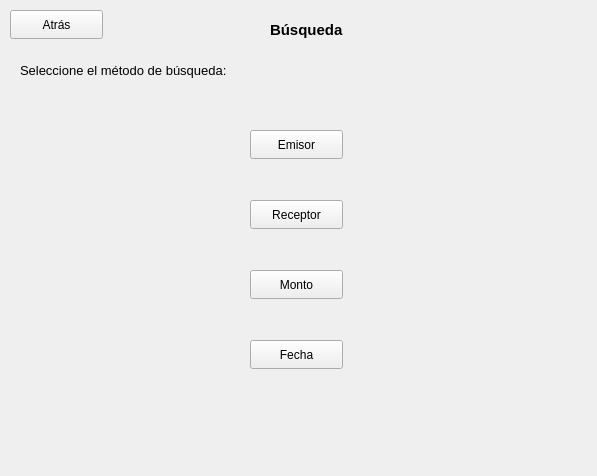
<?xml version="1.0" encoding="UTF-8"?>
<ui version="4.0">
 <class>Busqueda</class>
 <widget class="QWidget" name="Busqueda">
  <property name="geometry">
   <rect>
    <x>0</x>
    <y>0</y>
    <width>597</width>
    <height>476</height>
   </rect>
  </property>
  <property name="windowTitle">
   <string>Form</string>
  </property>
  <widget class="QLabel" name="label">
   <property name="geometry">
    <rect>
     <x>270</x>
     <y>20</y>
     <width>91</width>
     <height>20</height>
    </rect>
   </property>
   <property name="font">
    <font>
     <pointsize>11</pointsize>
     <bold>true</bold>
    </font>
   </property>
   <property name="text">
    <string>Búsqueda</string>
   </property>
  </widget>
  <widget class="QLabel" name="label_2">
   <property name="geometry">
    <rect>
     <x>20</x>
     <y>60</y>
     <width>271</width>
     <height>20</height>
    </rect>
   </property>
   <property name="font">
    <font>
     <pointsize>10</pointsize>
    </font>
   </property>
   <property name="text">
    <string>Seleccione el método de búsqueda:</string>
   </property>
  </widget>
  <widget class="QPushButton" name="btn_emisor">
   <property name="geometry">
    <rect>
     <x>250</x>
     <y>130</y>
     <width>93</width>
     <height>29</height>
    </rect>
   </property>
   <property name="text">
    <string>Emisor</string>
   </property>
  </widget>
  <widget class="QPushButton" name="btn_receptor">
   <property name="geometry">
    <rect>
     <x>250</x>
     <y>200</y>
     <width>93</width>
     <height>29</height>
    </rect>
   </property>
   <property name="text">
    <string>Receptor</string>
   </property>
  </widget>
  <widget class="QPushButton" name="btn_monto">
   <property name="geometry">
    <rect>
     <x>250</x>
     <y>270</y>
     <width>93</width>
     <height>29</height>
    </rect>
   </property>
   <property name="text">
    <string>Monto</string>
   </property>
  </widget>
  <widget class="QPushButton" name="btn_fecha">
   <property name="geometry">
    <rect>
     <x>250</x>
     <y>340</y>
     <width>93</width>
     <height>29</height>
    </rect>
   </property>
   <property name="text">
    <string>Fecha</string>
   </property>
  </widget>
  <widget class="QPushButton" name="btn_atras">
   <property name="geometry">
    <rect>
     <x>10</x>
     <y>10</y>
     <width>93</width>
     <height>29</height>
    </rect>
   </property>
   <property name="text">
    <string>Atrás</string>
   </property>
  </widget>
 </widget>
 <resources/>
 <connections/>
</ui>
